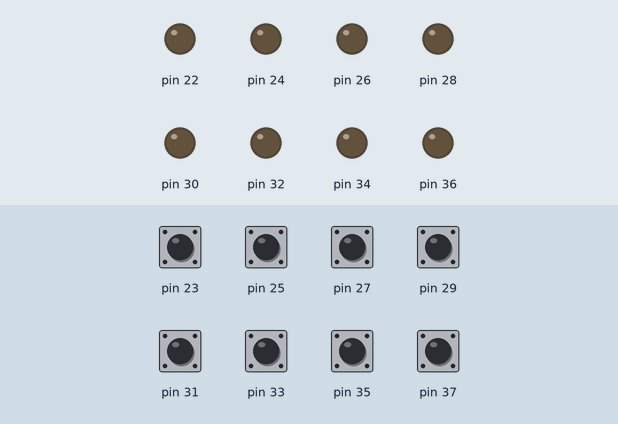
Recording of a sketch running on a simulated Arduino Mega 2560, built with avr-gcc and run on an emulated ATmega2560. Parts: output pins drawn as LEDs (lit = HIGH). Inputs (shaded band) come from the test bench; at power-on: pin 23, pin 25, pin 27, pin 29, pin 31, pin 33, pin 35, pin 37 HIGH.

Above: at 1.2 s.
1.3 s: pin 23 pulled LOW for 0.15 s
At 1.37 s:
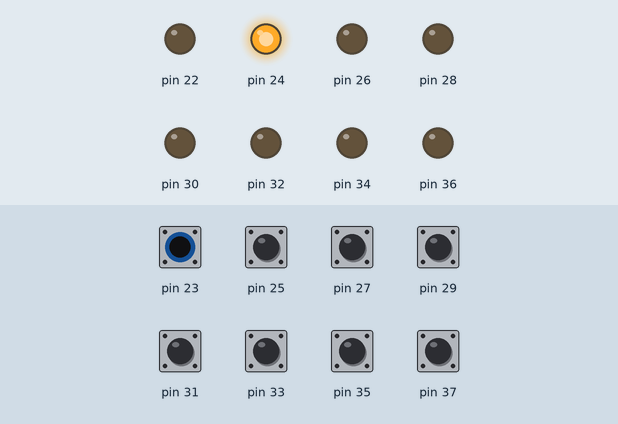
2.9 s: pin 25 pulled LOW for 0.15 s
At 2.97 s:
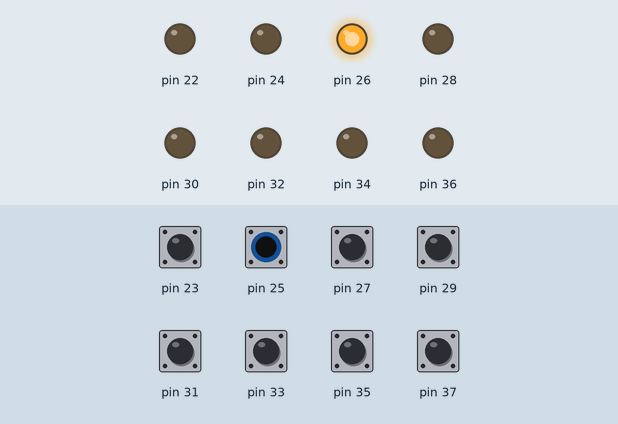
4.5 s: pin 27 pulled LOW for 0.15 s
At 4.57 s:
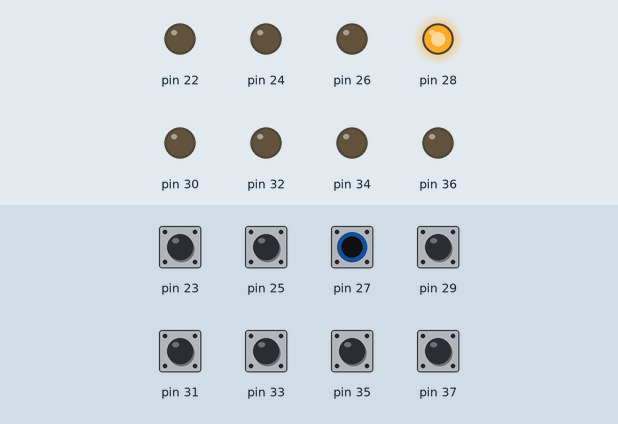
6.1 s: pin 29 pulled LOW for 0.15 s
At 6.17 s:
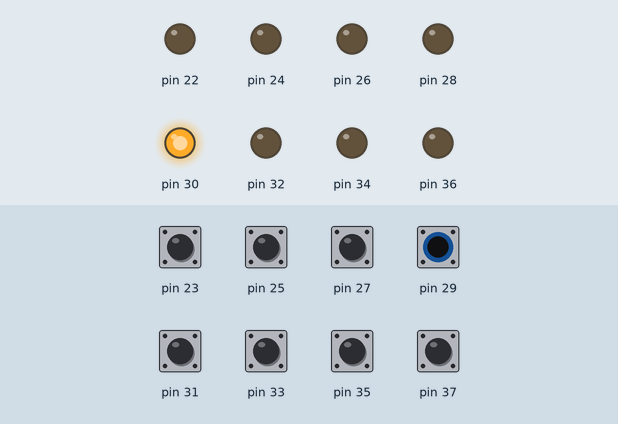
7.7 s: pin 31 pulled LOW for 0.15 s
At 7.77 s:
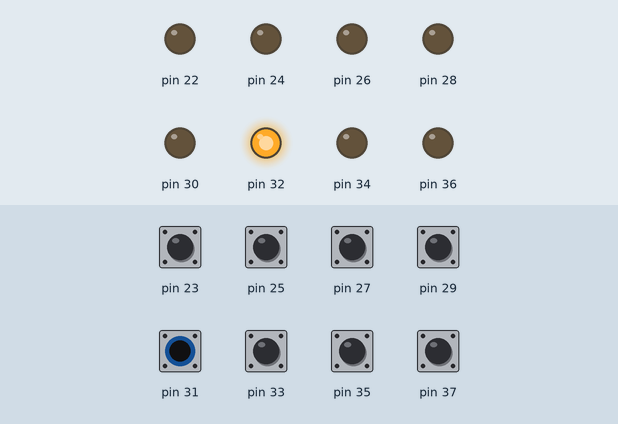
9.3 s: pin 33 pulled LOW for 0.15 s
At 9.37 s:
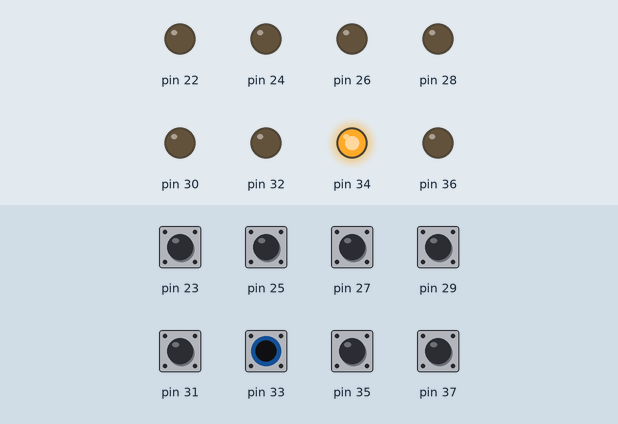
Timing chart, 0 to 11.9 s (numbered marks = the images above; inputs shaded):
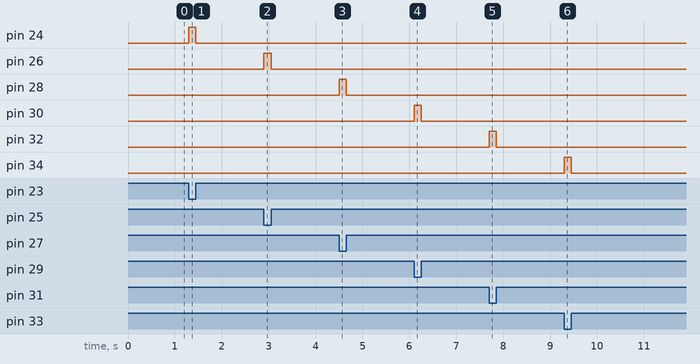

The sketch:

Q13.ino
```cpp
void setup()
{
  DDRA  = 0b01010101;
  PORTA = 0b10101010;
  DDRC  = 0b10101010;
  PORTC = 0b01010101;
}
void loop()
{
  //PORTA = (PORTA & 0b10101010) | (((~PINA & 0b10101010) << 1) | ((~PINC & (1 << PC0)) >> PC0));
  //PORTC = (PORTC & 0b01010101) | ((~PINC & 0b01010101) >> 1);
 PORTA = (PORTA & 0xAA) | ((~PINA & 0xAA) << 1) | ((~PINC & (1 << PC0)) >> PC0);
 PORTC = (PORTC & 0x55) | ((~PINC & 0x55) >> 1) | (~PINA & (1 << PA7));
}
```

Measured:
- after the input at 1.3 s, pin 24: LOW → HIGH at once, → LOW 0.15 s later
- after the input at 2.9 s, pin 26: LOW → HIGH at once, → LOW 0.15 s later
- after the input at 4.5 s, pin 28: LOW → HIGH at once, → LOW 0.15 s later
- after the input at 6.1 s, pin 30: LOW → HIGH at once, → LOW 0.15 s later
- after the input at 7.7 s, pin 32: LOW → HIGH at once, → LOW 0.15 s later
- after the input at 9.3 s, pin 34: LOW → HIGH at once, → LOW 0.15 s later
